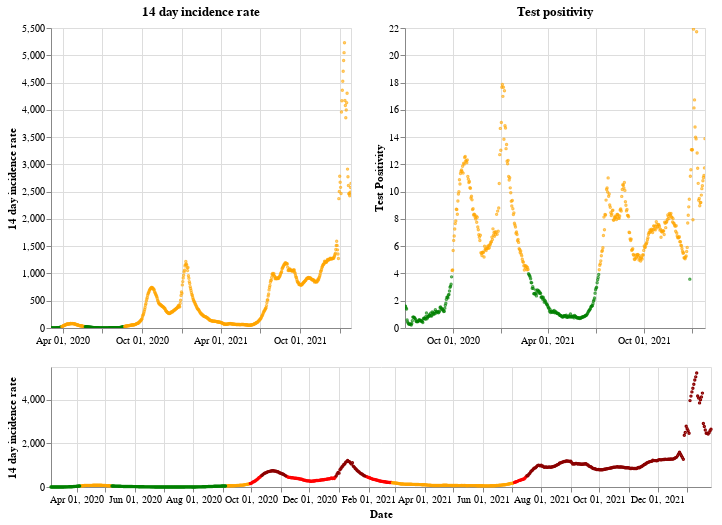

Write notebook code for a chart like this one.
### Markdown cell above
## Northern Ireland

### Code cell
plot_traffic_light('Northern Ireland')

### Figure 1 — Vega-Lite specification as saved in the notebook (floating-point values rounded to 4 significant figures; data arrays with more than 128 entries replaced by an {"elided": "..."} marker saying what was removed)
{"config": {"view": {"continuousWidth": 400, "continuousHeight": 300}}, "vconcat": [{"hconcat": [{"mark": {"type": "point", "size": 2}, "encoding": {"color": {"condition": {"value": "green", "test": "(datum.twoWeeklyCasesRate <= 25)"}, "value": "orange"}, "tooltip": [{"type": "nominal", "field": "areaName"}, {"type": "temporal", "field": "date"}, {"type": "quantitative", "field": "twoWeeklyCasesRate"}, {"type": "quantitative", "field": "testPositivity"}], "x": {"type": "temporal", "axis": {"title": ""}, "field": "date", "scale": {"domain": {"selection": "DateBrush"}}, "timeUnit": "yearmonthdate"}, "y": {"type": "quantitative", "axis": {"title": "14 day incidence rate"}, "field": "twoWeeklyCasesRate"}}, "title": "14 day incidence rate", "width": 300}, {"mark": {"type": "point", "size": 2}, "encoding": {"color": {"condition": {"value": "green", "test": "(datum.testPositivity <= 4)"}, "value": "orange"}, "tooltip": [{"type": "nominal", "field": "areaName"}, {"type": "temporal", "field": "date"}, {"type": "quantitative", "field": "twoWeeklyCasesRate"}, {"type": "quantitative", "field": "testPositivity"}], "x": {"type": "temporal", "axis": {"title": ""}, "field": "date", "scale": {"domain": {"selection": "DateBrush"}}, "timeUnit": "yearmonthdate"}, "y": {"type": "quantitative", "axis": {"title": "Test Positivity"}, "field": "testPositivity"}}, "title": "Test positivity", "width": 300}]}, {"layer": [{"mark": {"type": "point", "size": 2}, "encoding": {"color": {"condition": {"value": "orange", "test": "(((datum.testPositivity < 4) && (datum.twoWeeklyCasesRate >= 50)) && (datum.twoWeeklyCasesRate < 200))"}, "value": "red"}, "opacity": {"condition": {"value": 1, "test": "((datum.twoWeeklyCasesRate >= 50) && (datum.twoWeeklyCasesRate < 500))"}, "value": 0}, "tooltip": [{"type": "nominal", "field": "areaName"}, {"type": "temporal", "field": "date"}, {"type": "quantitative", "field": "twoWeeklyCasesRate"}, {"type": "quantitative", "field": "testPositivity"}], "x": {"type": "temporal", "axis": {"title": "Date"}, "field": "date", "timeUnit": "yearmonthdate"}, "y": {"type": "quantitative", "axis": {"title": "14 day incidence rate"}, "field": "twoWeeklyCasesRate"}}, "selection": {"DateBrush": {"type": "interval", "encodings": ["x"], "fields": ["Time"]}}}, {"mark": {"type": "point", "size": 2}, "encoding": {"color": {"value": "darkred"}, "opacity": {"condition": {"value": 1, "test": "(datum.twoWeeklyCasesRate >= 500)"}, "value": 0}, "tooltip": [{"type": "nominal", "field": "areaName"}, {"type": "temporal", "field": "date"}, {"type": "quantitative", "field": "twoWeeklyCasesRate"}, {"type": "quantitative", "field": "testPositivity"}], "x": {"type": "temporal", "axis": {"title": "Date"}, "field": "date", "timeUnit": "yearmonthdate"}, "y": {"type": "quantitative", "axis": {"title": "14 day incidence rate"}, "field": "twoWeeklyCasesRate"}}}, {"mark": {"type": "point", "size": 2}, "encoding": {"color": {"condition": {"value": "green", "test": "((datum.testPositivity < 4) && (datum.twoWeeklyCasesRate < 50))"}, "value": "orange"}, "opacity": {"condition": {"value": 1, "test": "(datum.twoWeeklyCasesRate < 50)"}, "value": 0}, "tooltip": [{"type": "nominal", "field": "areaName"}, {"type": "temporal", "field": "date"}, {"type": "quantitative", "field": "twoWeeklyCasesRate"}, {"type": "quantitative", "field": "testPositivity"}], "x": {"type": "temporal", "axis": {"title": "Date"}, "field": "date", "timeUnit": "yearmonthdate"}, "y": {"type": "quantitative", "axis": {"title": "14 day incidence rate"}, "field": "twoWeeklyCasesRate"}}}], "height": 120, "width": 660}], "data": {"name": "data-d20a3e5a018b7a1f323e2d861e77c1ac"}, "$schema": "https://vega.github.io/schema/vega-lite/v4.8.1.json", "datasets": {"data-d20a3e5a018b7a1f323e2d861e77c1ac": {"elided": "693 records"}}}
